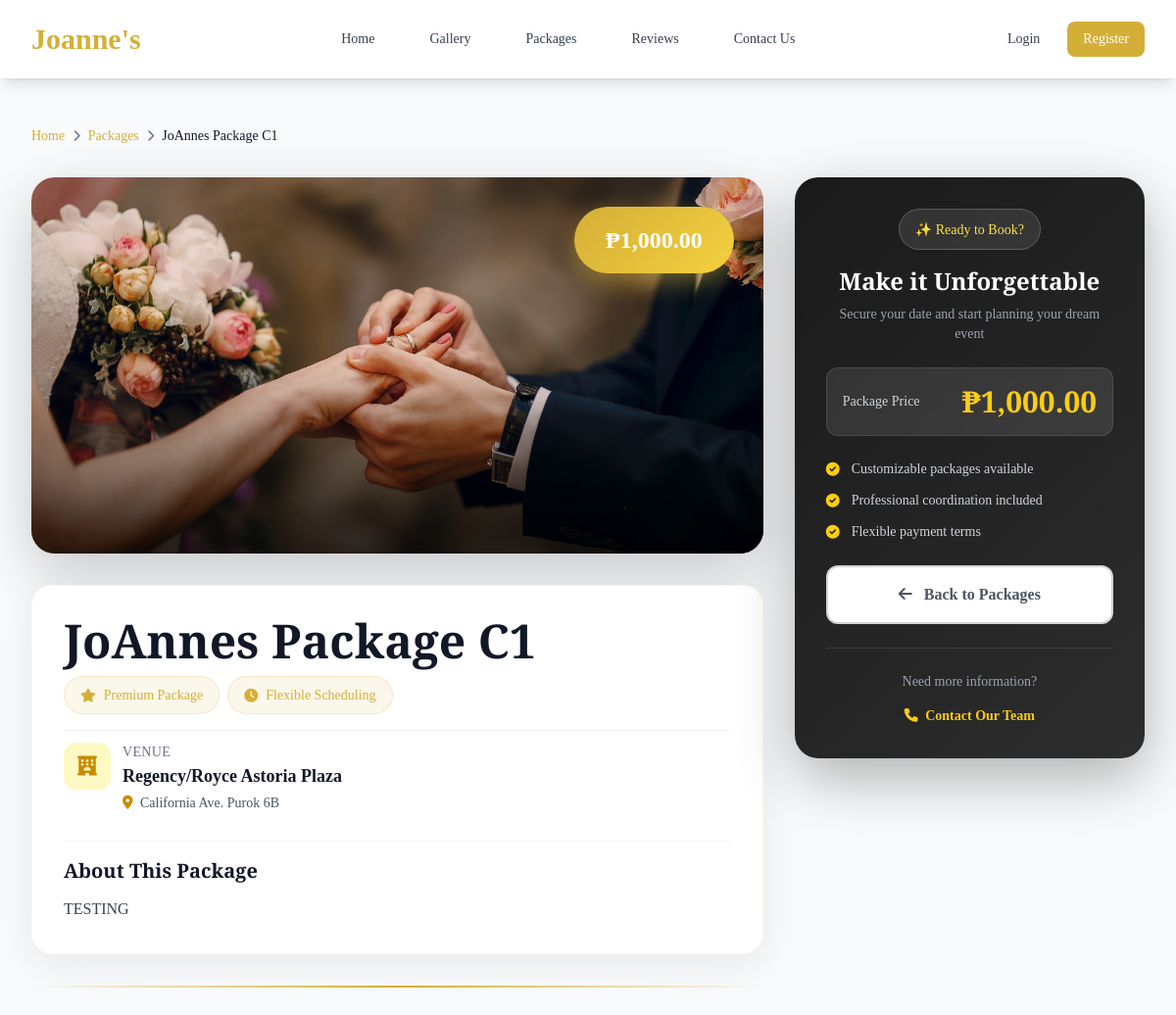
Screenshot of /packages/view/1 with the database file from the repository.
### tables this page shows
CREATE TABLE `packages` (
  `package_id` int(11) NOT NULL,
  `package_name` varchar(255) DEFAULT NULL,
  `hotel_name` varchar(255) DEFAULT NULL,
  `hotel_address` text DEFAULT NULL,
  `hotel_description` text DEFAULT NULL,
  `number_of_guests` int(11) DEFAULT NULL,
  `inclusions` longtext DEFAULT NULL CHECK (json_valid(`inclusions`)),
  `freebies` text DEFAULT NULL,
  `background_image` varchar(255) DEFAULT NULL,
  `price` decimal(10,2) DEFAULT NULL,
  `created_at` timestamp NOT NULL DEFAULT current_timestamp()
);

### src/Controllers/PackageController.php (called while the page is built, shortened)
<?php
class PackageController {
    private $packageModel;
    public function __construct() {
        $this->packageModel = new Package();
    }
    public function show(int $id) {
        $package = $this->packageModel->findById($id);
        $this->render('packages/show', [ 'package' => $package ]);
    }
    private function render($template, $data = []) {
        extract($data);
        $viewsDir = dirname(__DIR__) . '/Views';
        include $viewsDir . "/{$template}.php";
        include $viewsDir . '/home.php';
    }
}

### src/Models/BaseModel.php (called while the page is built, shortened)
<?php
abstract class BaseModel {
    protected $db;
    protected $table;
    protected $primaryKey = 'id';
    public function __construct() {
        $database = new Database();
        $this->db = $database->connect();
    }
    public function findById($id) {
        $pk = $this->primaryKey;
        $sql = "SELECT * FROM {$this->table} WHERE {$pk} = :id";
        $stmt = $this->db->prepare($sql);
        $stmt->bindValue(':id', $id, PDO::PARAM_INT);
        $stmt->execute();
        return $stmt->fetch();
    }
}

### src/Utils/Database.php (called while the page is built)
<?php
class Database {
    private $host;
    private $port;
    private $dbname;
    private $username;
    private $password;
    private $connection;
    public function __construct() {
        $this->host = $_ENV['DB_HOST'] ?? '127.0.0.1';
        $this->port = $_ENV['DB_PORT'] ?? '3306';
        $this->dbname = $_ENV['DB_NAME'] ?? 'joannes_boutique';
        $this->username = $_ENV['DB_USER'] ?? 'root';
        $this->password = $_ENV['DB_PASS'] ?? '';
    }
    public function connect() {
        if ($this->connection === null) {
            try {
                $dsn = "mysql:host={$this->host};port={$this->port};dbname={$this->dbname};charset=utf8mb4";
                $this->connection = new PDO($dsn, $this->username, $this->password, [
                    PDO::ATTR_ERRMODE => PDO::ERRMODE_EXCEPTION,
                    PDO::ATTR_DEFAULT_FETCH_MODE => PDO::FETCH_ASSOC,
                    PDO::ATTR_EMULATE_PREPARES => false
                ]);
            } catch (PDOException $e) {
                throw new Exception("Connection failed: " . $e->getMessage());
            }
        }
        return $this->connection;
    }
}

### src/Views/packages/show.php (the view, shortened to what this page needs)
<div class="bg-gray-50 min-h-screen py-12">
    <div class="max-w-7xl mx-auto px-4 sm:px-6 lg:px-8">
        <nav class="breadcrumb scroll-reveal">
            <a href="/">Home</a>
            <i class="fas fa-chevron-right text-xs"></i>
            <a href="packages">Packages</a>
            <i class="fas fa-chevron-right text-xs"></i>
            <span class="text-gray-900 font-medium"><?php echo htmlspecialchars($package['package_name']); ?></span>
        </nav>
        <div class="grid lg:grid-cols-3 gap-8">
            <div class="lg:col-span-2 space-y-8">
                <div class="details-hero-image h-96 scroll-reveal">
                    <?php if (!empty($package['background_image'])): ?>
                        <img src="<?php echo rtrim(BASE_URL, '/') . '/uploads/' . htmlspecialchars($package['background_image']); ?>"
                             alt="<?php echo htmlspecialchars($package['package_name']); ?>">
                    <?php else: ?>
                        <div class="w-full h-full bg-gradient-to-br from-gray-200 to-gray-300 flex items-center justify-center">
                            <i class="fas fa-crown text-yellow-400 text-8xl opacity-30"></i>
                        </div>
                    <?php endif; ?>
                    <?php if (!empty($package['price'])): ?>
                        <div class="price-badge-large">
                            ₱<?php echo number_format($package['price'], 2); ?>
                        </div>
                    <?php endif; ?>
                </div>
                <div class="info-card scroll-reveal">
                    <div class="space-y-4">
                        <div>
                            <h1 class="font-serif-elegant text-4xl md:text-5xl font-bold text-gray-900 mb-3">
                                <?php echo htmlspecialchars($package['package_name']); ?>
                            </h1>
                            <div class="flex flex-wrap gap-2 mb-4">
                                <span class="feature-highlight">
                                    <i class="fas fa-star"></i>
                                    Premium Package
                                </span>
                                <span class="feature-highlight">
                                    <i class="fas fa-clock"></i>
                                    Flexible Scheduling
                                </span>
                            </div>
                        </div>
                        <?php if (!empty($package['hotel_name'])): ?>
                            <div class="flex items-start gap-3 py-3 border-t border-gray-100">
                                <div class="w-12 h-12 bg-yellow-100 rounded-xl flex items-center justify-center flex-shrink-0">
                                    <i class="fas fa-hotel text-yellow-600 text-xl"></i>
                                </div>
                                <div>
                                    <p class="text-sm text-gray-500 font-medium uppercase tracking-wide">Venue</p>
                                    <p class="text-lg font-semibold text-gray-900"><?php echo htmlspecialchars($package['hotel_name']); ?></p>
                                    <?php if (!empty($package['hotel_address'])): ?>
                                        <p class="text-sm text-gray-600 mt-1">
                                            <i class="fas fa-map-marker-alt text-yellow-600 mr-1"></i>
                                            <?php echo htmlspecialchars($package['hotel_address']); ?>
                                        </p>
                                    <?php endif; ?>
                                </div>
                            </div>
                        <?php endif; ?>
                        <?php if (!empty($package['hotel_description'])): ?>
                            <div class="pt-4 border-t border-gray-100">
                                <h3 class="font-serif-elegant text-xl font-bold text-gray-900 mb-3">About This Package</h3>
                                <p class="text-gray-700 leading-relaxed">
                                    <?php echo nl2br(htmlspecialchars($package['hotel_description'])); ?>
                                </p>
                            </div>
                        <?php endif; ?>
                    </div>
                </div>
                <div class="divider-elegant"></div>
            </div>
            <div class="lg:col-span-1">
                <div class="sticky-booking scroll-reveal">
                    <div class="text-center mb-6">
                        <div class="inline-block px-4 py-2 bg-white/10 rounded-full backdrop-blur-sm border border-white/20 mb-4">
                            <span class="text-yellow-300 text-sm font-medium">✨ Ready to Book?</span>
                        </div>
                        <h3 class="font-serif-elegant text-2xl font-bold mb-2">Make it Unforgettable</h3>
                        <p class="text-gray-400 text-sm">Secure your date and start planning your dream event</p>
                    </div>
                    <?php if (!empty($package['price'])): ?>
                        <div class="bg-white/10 rounded-xl p-4 mb-6 backdrop-blur-sm border border-white/10">
                            <div class="flex justify-between items-center">
                                <span class="text-gray-300 text-sm">Package Price</span>
                                <span class="font-serif-elegant text-3xl font-bold text-yellow-400">
                                    ₱<?php echo number_format($package['price'], 2); ?>
                                </span>
                            </div>
                        </div>
                    <?php endif; ?>
                    <div class="space-y-3 mb-6">
                        <div class="flex items-center gap-3 text-sm text-gray-300">
                            <i class="fas fa-check-circle text-yellow-400"></i>
                            <span>Customizable packages available</span>
                        </div>
                        <div class="flex items-center gap-3 text-sm text-gray-300">
                            <i class="fas fa-check-circle text-yellow-400"></i>
                            <span>Professional coordination included</span>
                        </div>
                        <div class="flex items-center gap-3 text-sm text-gray-300">
                            <i class="fas fa-check-circle text-yellow-400"></i>
                            <span>Flexible payment terms</span>
                        </div>
                    </div>
                    <div class="space-y-3">
                        <a href="packages"
                           class="block w-full px-6 py-4 btn-outline-elegant rounded-xl font-semibold text-center bg-white">
                            <span>
                                <i class="fas fa-arrow-left mr-2"></i>
                                Back to Packages
                            </span>
                        </a>
                    </div>
                    <div class="mt-6 pt-6 border-t border-white/10 text-center">
                        <p class="text-gray-400 text-sm mb-3">Need more information?</p>
                        <a href="contact" class="text-yellow-400 hover:text-yellow-300 text-sm font-semibold transition-colors">
                            <i class="fas fa-phone mr-1"></i>
                            Contact Our Team
                        </a>
                    </div>
                </div>
            </div>
        </div>
    </div>
</div>

### src/Views/packages/show.php (style rules this page uses)
.font-serif-elegant { font-family: 'Cormorant Garamond', serif; }
.details-hero-image { position: relative; overflow: hidden; border-radius: 24px; box-shadow: 0 20px 60px rgba(0, 0, 0, 0.2); }
.details-hero-image::after { content: ''; position: absolute; bottom: 0; left: 0; right: 0; height: 50%; background: linear-gradient(to top, rgba(0, 0, 0, 0.7), transparent); pointer-events: none; }
.details-hero-image img { width: 100%; height: 100%; object-fit: cover; transition: transform 0.6s ease; }
.price-badge-large { position: absolute; top: 30px; right: 30px; background: linear-gradient(135deg, #d4af37 0%, #f4d03f 100%); color: white; padding: 16px 32px; border-radius: 50px; font-weight: 700; font-size: 1.5rem; z-index: 10; box-shadow: 0 8px 25px rgba(212, 175, 55, 0.5); animation: float 3s ease-in-out infinite; }
.info-card { background: white; border-radius: 20px; padding: 2rem; box-shadow: 0 10px 40px rgba(0, 0, 0, 0.08); transition: all 0.3s ease; border: 1px solid rgba(212, 175, 55, 0.1); }
.btn-outline-elegant { border: 2px solid rgba(107, 114, 128, 0.3); color: #4b5563; transition: all 0.3s ease; position: relative; overflow: hidden; }
.btn-outline-elegant::before { content: ''; position: absolute; top: 0; left: -100%; width: 100%; height: 100%; background: #f9fafb; transition: left 0.3s; z-index: 0; }
.btn-outline-elegant span { position: relative; z-index: 1; }
.divider-elegant { height: 2px; background: linear-gradient(to right, transparent, #d4af37, transparent); margin: 3rem 0; }
.scroll-reveal { opacity: 0; transform: translateY(50px); transition: all 0.8s ease; }
.scroll-reveal.active { opacity: 1; transform: translateY(0); }
.breadcrumb { display: flex; align-items: center; gap: 0.5rem; font-size: 0.875rem; color: #6b7280; margin-bottom: 2rem; }
.breadcrumb a { color: #d4af37; transition: color 0.2s; }
.sticky-booking { position: sticky; top: 2rem; background: linear-gradient(135deg, #1a1a1a 0%, #2d2d2d 100%); border-radius: 24px; padding: 2rem; box-shadow: 0 20px 60px rgba(0, 0, 0, 0.3); color: white; }
.feature-highlight { display: inline-flex; align-items: center; gap: 0.5rem; background: rgba(212, 175, 55, 0.1); padding: 0.5rem 1rem; border-radius: 50px; font-size: 0.875rem; font-weight: 500; color: #d4af37; border: 1px solid rgba(212, 175, 55, 0.2); }

### rows the page displays
packages: package_name "JoAnnes Package C1", background_image (picture), price "1,000.00", hotel_name "Regency/Royce Astoria Plaza", hotel_address "California Ave. Purok 6B", hotel_description "TESTING"
